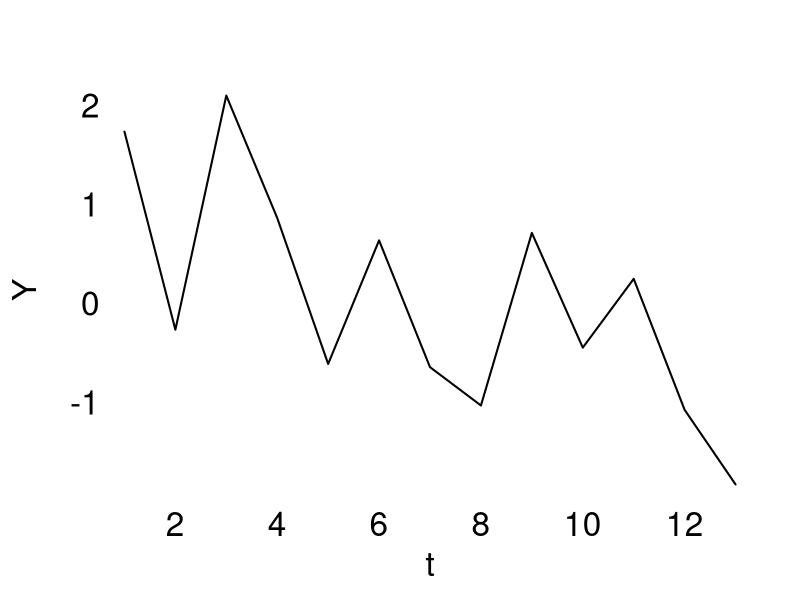
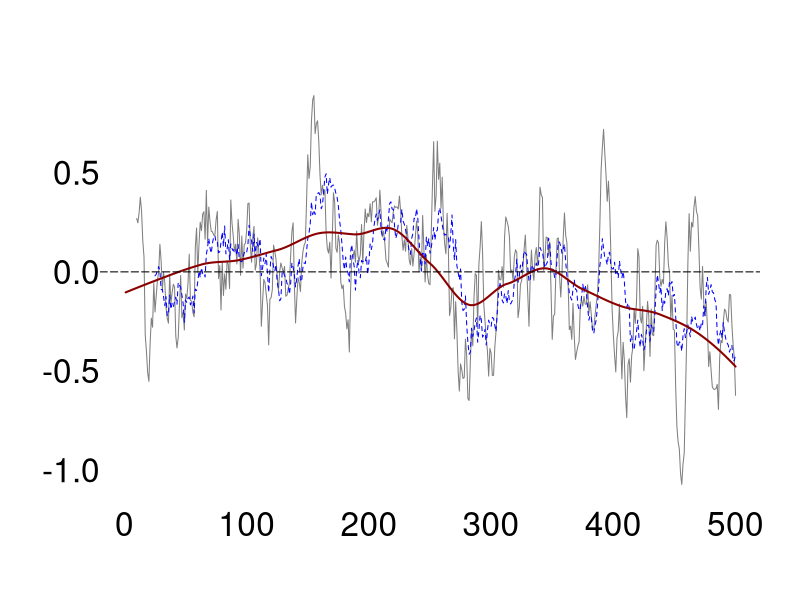
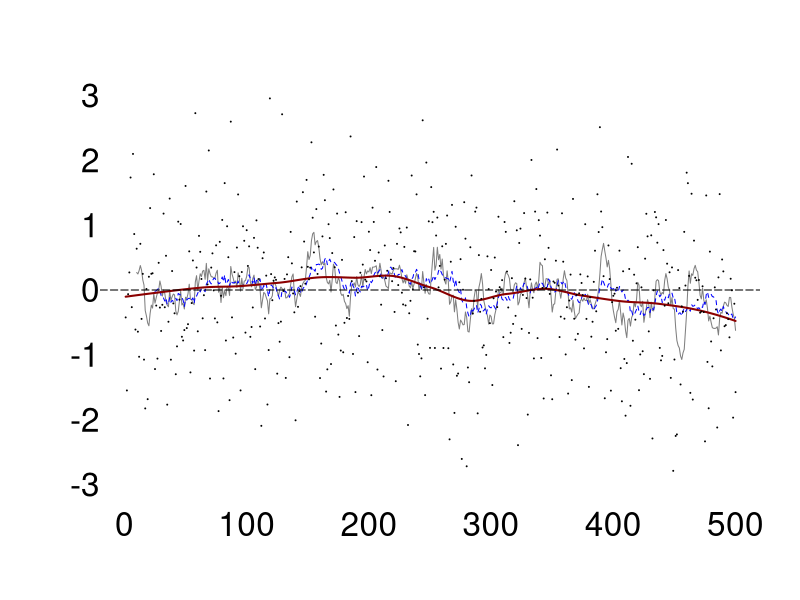

The R source for these figures, in order:
## Time-series data: Slutsky effect
par(mar=c(5,5,4,2),bty='n',las=1,cex.lab=2,cex.axis=2)
ma<-function(x,n)filter(x,rep(1/n,n),sides=1) 

set.seed(2018);x<-rnorm(500)
t<-1:500

# Plot part of data
plot(x[5:17],type='l',lwd=2,xlab='t',ylab='Y',axes=FALSE)
axis(1,tick=FALSE);axis(2,tick=FALSE,line=-1)

# Smooth data
ma10<-ma(x,10)
ma25<-ma(x,25)
lo<-loess(x~t,span=1/3)

plot(ma10,type='l',xlim=c(0,500),xlab='',ylab='',axes=FALSE,col='grey50')
axis(1,tick=FALSE);axis(2,tick=FALSE,line=-1)
lines(ma25,lty=2,col='blue')
lines(lo$fit,col="darkred", lwd=2)
abline(h=0,lty=5)


plot(ma10,type='l',xlim=c(0,500),ylim=c(-3,3),
     xlab='',ylab='',axes=FALSE,col='grey50')
axis(1,tick=FALSE);axis(2,tick=FALSE,line=-1)
lines(ma25,lty=2,col='blue')
lines(lo$fit,col="darkred", lwd=2)
abline(h=0,lty=5)
points(x,cex=.1)




